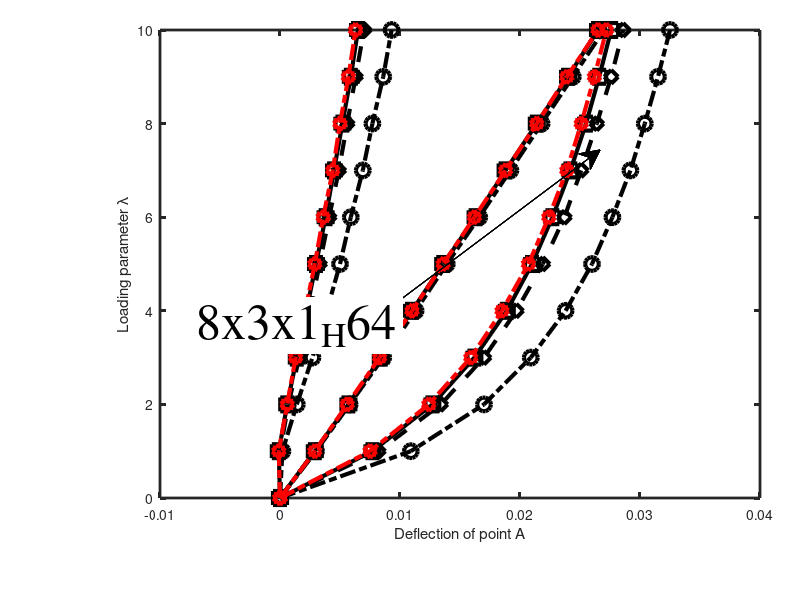

Write the MATLAB code that produced this figure. (Note: this script raises an error after producing the figure.)
function plot_two_layer
font='Times';
Legends = {};
Data = {};
Description = {};


function s=n2style(d)
switch d
    case '32x12x4'
        s='ks-';
    case '16x6x2'
        s='kd--';
    case '8x3x1'
        s='ko-.';
    case '8x3x1_H64'
        s='rh-.';
    otherwise
        s=name_to_style(d);
end
end

% 4 x 4 x 2 mesh
Mesh_32x12x4 =[
0.0029   -0.0001    0.0077
    0.0057    0.0006    0.0127
    0.0084    0.0014    0.0162
    0.0110    0.0022    0.0189
    0.0136    0.0030    0.0210
    0.0163    0.0038    0.0227
    0.0188    0.0045    0.0242
    0.0214    0.0052    0.0255
    0.0240    0.0059    0.0266
    0.0265    0.0065    0.0276
    ];
% % 8 x 8 x 3 mesh
Mesh_16x6x2 =[
  0.0029   -0.0000    0.0082
    0.0057    0.0007    0.0134
    0.0084    0.0016    0.0170
    0.0110    0.0025    0.0197
    0.0137    0.0033    0.0219
    0.0163    0.0041    0.0237
    0.0189    0.0049    0.0251
    0.0214    0.0056    0.0264
    0.0240    0.0063    0.0276
    0.0265    0.0070    0.0286  ];
%
% % 8 x 8 x 4 mesh
Mesh_8x3x1 =[
0.0030    0.0002    0.0109
    0.0058    0.0014    0.0170
    0.0086    0.0027    0.0209
    0.0113    0.0039    0.0238
    0.0139    0.0050    0.0260
    0.0166    0.0059    0.0277
    0.0192    0.0069    0.0292
    0.0218    0.0077    0.0304
    0.0244    0.0086    0.0315
    0.0270    0.0093    0.0325];

Mesh_8x3x1_H64=[    0.0029   -0.0001    0.0075
    0.0056    0.0006    0.0124
    0.0083    0.0013    0.0159
    0.0110    0.0021    0.0185
    0.0136    0.0029    0.0207
    0.0162    0.0036    0.0224
    0.0188    0.0044    0.0239
    0.0214    0.0050    0.0251
    0.0239    0.0057    0.0262
    0.0265    0.0063    0.0272];

figure('Position',[100,100,640,600]);

% plot(Reference_Sze_short(2,:),Reference_Sze_short(1,:),...
%     n2style('reference'),'lineWIDTH', 3, 'markersize',10); hold on;
% plot(-Reference_Sze_short(3,:),Reference_Sze_short(1,:),...
%     n2style('reference'),'lineWIDTH', 3, 'markersize',10); hold on;
%     annotation('textarrow', [0.5,  0.75], [0.5,  0.75], 'string','Sze','TextBackground','w','color','k','fontname','times','fontsize',36)

ddata =Mesh_32x12x4;
for k=1:3
    plot([0;ddata(:,k)],0:1:10',...
        n2style('32x12x4'),'lineWIDTH', 3, 'markersize',10); hold on;
end
annotation('textarrow', [0.5,  0.75], [0.5,  0.75], 'string','32x12x4','TextBackground','w','color','k','fontname','times','fontsize',36)

ddata =Mesh_16x6x2;
for k=1:3
    plot([0;ddata(:,k)],0:1:10',...
        n2style('16x6x2'),'lineWIDTH', 3, 'markersize',10); hold on;
end
annotation('textarrow', [0.5,  0.75], [0.5,  0.75], 'string','16x6x2','TextBackground','w','color','k','fontname','times','fontsize',36)

ddata =Mesh_8x3x1;
for k=1:3
    plot([0;ddata(:,k)],0:1:10',...
        n2style('8x3x1'),'lineWIDTH', 3, 'markersize',10); hold on;
end
annotation('textarrow', [0.5,  0.75], [0.5,  0.75], 'string','8x3x1','TextBackground','w','color','k','fontname','times','fontsize',36)

ddata =Mesh_8x3x1_H64;
for k=1:3
    plot([0;ddata(:,k)],0:1:10',...
        n2style('8x3x1_H64'),'lineWIDTH', 3, 'markersize',10); hold on;
end
annotation('textarrow', [0.5,  0.75], [0.5,  0.75], 'string','8x3x1_H64','TextBackground','w','color','k','fontname','times','fontsize',36)

% set(gca,'XLim', [-6.5, 3.5]);
% set(gca,'YLim', [0.001, 1.0]);
xlabel ('Deflection of point A')
% ylabel ('Est. True Error of Deflection')
ylabel ('Loading parameter \lambda')
% legend(Description,'Location','Southeast')
set(gca,'linewidth',2);
set(gca,'Position',[0.2 0.17 0.75 0.78]);
options.FontSize=30;
set_pub_defaults(gcf,options);
% set_decades_on_axis (gca)
hold on; grid on; figure (gcf);
% title( ['Fiber reinforced cantilever, iso'])
% saveas(gcf,[mfilename '.png']);
% saveas(gcf,[mfilename '.fig']);
%  saveas(gcf,[mfilename '.eps']);
%  close  all

end
%

